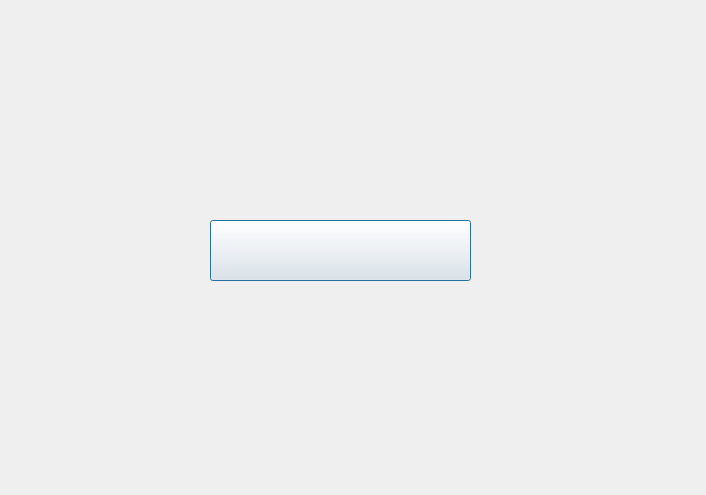
<?xml version="1.0" encoding="UTF-8"?>
<ui version="4.0">
 <class>Dialog</class>
 <widget class="QDialog" name="Dialog">
  <property name="geometry">
   <rect>
    <x>0</x>
    <y>0</y>
    <width>706</width>
    <height>495</height>
   </rect>
  </property>
  <property name="windowTitle">
   <string>Dialog</string>
  </property>
  <widget class="QPushButton" name="pushButton">
   <property name="geometry">
    <rect>
     <x>210</x>
     <y>220</y>
     <width>261</width>
     <height>61</height>
    </rect>
   </property>
   <property name="text">
    <string/>
   </property>
  </widget>
 </widget>
 <layoutdefault spacing="6" margin="11"/>
 <resources/>
 <connections/>
</ui>
